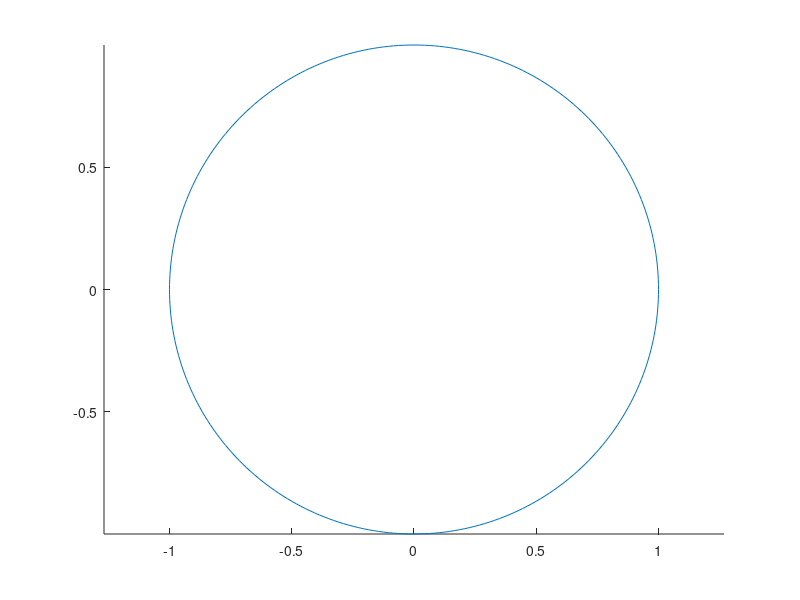

Reproduce this figure in MATLAB.
function h=circle(r,x0,y0,C,Nb)
 
% CIRCLE adds circles to the current plot
%
% CIRCLE(r,x0,y0) adds a circle of radius r centered at point x0,y0.
% If r is a vector of length L and x0,y0 scalars, L circles with radii r
% are added at point x0,y0.
 
% If r is a scalar and x0,y0 vectors of length M, M circles are with the same
% radius r are added at the points x0,y0.
 
% If r, x0,y0 are vector of the same length L=M, M circles are added. (At each
% point one circle).
 
% if r is a vector of length L and x0,y0 vectors of length M~=L, L*M circles are
% added, at each point x0,y0, L circles of radius r.
%
% CIRCLE(r,x0,y0,C)
 
% adds circles of color C. C may be a string ('r','b',...) or the RGB value.
% If no color is specified, it makes automatic use of the colors specified by
% the axes ColorOrder property. For several circles C may be a vector.
%
% CIRCLE(r,x0,y0,C,Nb), Nb specifies the number of points used to draw the
% circle. The default value is 300. Nb may be used for each circle individually.
%
% h=CIRCLE(...) returns the handles to the circles.
%
% Try out the following (nice) examples:
%
%% Example 1
%
% clf;
% x=zeros(1,200);
% y=cos(linspace(0,1,200)*4*pi);
% rad=linspace(1,0,200);
% cmap=hot(50);
% circle(rad,x,y,[flipud(cmap);cmap]);
%
%% Example 2
%
% clf;
% the=linspace(0,pi,200);
% r=cos(5*the);
% circle(0.1,r.*sin(the),r.*cos(the),hsv(40));
%
%
%% Example 3
%
% clf
% [x,y]=meshdom(1:10,1:10);
% circle([0.5,0.3,0.1],x,y,['r';'y']);
%
%% Example 4
%
% clf
% circle(1:10,0,0,[],3:12);
%
%% Example 5
%
% clf;
% circle((1:10),[0,0,20,20],[0,20,20,0]);
% rewritten by Din-sue Fon. Dept. of Bio-Industrial Mechatronics Engineering,
% National Taiwan University March 10,2001
% dsfong@ccms.ntu.edu.tw
% written by Peter Blattner, Institute of Microtechnology, University of
% Neuchatel, Switzerland, blattner@imt.unine.ch
axis equal;
% hold on;
% grid on;
% Check the number of input arguments
 
switch nargin
case 0
   r=[];x0=[];y0=[];C=[];Nb=[];
case 1
   x0=[];y0=[];C=[];Nb=[];
case 2
   y0=zeros(1,length(x0));C=[];Nb=[];
case 3
   C=[];Nb=[];
case 4
   Nb=[];
end
 
if length(x0)~=length(y0),
   if length(y0)==1,
      y0=ones(1,length(x0))*y0;
  elseif length(x0)==1,
      x0=ones(1,length(y0))*x0;
  else
      error('The lengths of x0 and y0 must be identical');
  end;
end;
 
% set up the default values
if isempty(r),r=1;end;
if isempty(x0),x0=0;end;
if isempty(y0),y0=0;end;
if isempty(Nb),Nb=300;end;
if isempty(C),C=get(gca,'colororder');end;
if isstr(C),C=C(:);end;
% work on the variable sizes
x0=x0(:);
y0=y0(:);
r=r(:);
Nb=Nb(:);
% how many rings are plottet
  if length(r)~=length(x0)
  maxk=length(r)*length(x0);
else
  maxk=length(r);
end;
route=0;
if length(x0)==1, route=1; end
if length(r)==1, route=2; end
if length(x0)==length(r), route=3; end
 
% drawing loop
for k=1:maxk
  switch route
      case 1
    xpos=x0;
    ypos=y0;
    rad=r(k);
case 2
    xpos=x0(k);
    ypos=y0(k);
    rad=r;
case 3
    xpos=x0(k);
    ypos=y0(k);
    rad=r(k);
otherwise
    rad=r(fix((k-1)/size(x0,1))+1);
    xpos=x0(rem(k-1,size(x0,1))+1);
    ypos=y0(rem(k-1,size(y0,1))+1);
end; % for switch
   theta=linspace(0,2*pi,Nb(rem(k-1,size(Nb,1))+1,:)+1);
  h(k)=line(rad*cos(theta)+xpos,rad*sin(theta)+ypos);
  set(h(k),'color',C(rem(k-1,size(C,1))+1,:));
end;